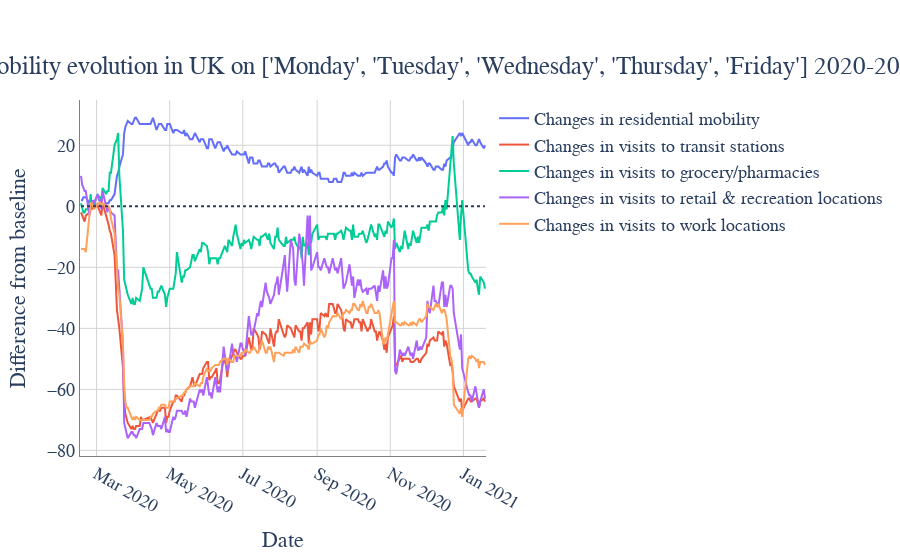

The notebook cell saved with this chart:
### Code cell
get_plot_LAD('UK', select_reg='UK' )

### Figure 1 — Plotly figure (JSON) as saved in the notebook; plotly's stock layout.template omitted (floating-point values rounded to 4 significant figures; data arrays with more than 128 entries replaced by an {"elided": "..."} marker saying what was removed)
{"data": [{"mode": "lines", "name": "Changes in residential mobility", "type": "scatter", "x": {"elided": "230 str values"}, "y": {"elided": "230 int values"}}, {"mode": "lines", "name": "Changes in visits to transit stations", "type": "scatter", "x": {"elided": "230 str values"}, "y": {"elided": "230 int values"}}, {"mode": "lines", "name": "Changes in visits to grocery/pharmacies", "type": "scatter", "x": {"elided": "230 str values"}, "y": {"elided": "230 int values"}}, {"mode": "lines", "name": "Changes in visits to retail & recreation locations", "type": "scatter", "x": {"elided": "230 str values"}, "y": {"elided": "230 int values"}}, {"mode": "lines", "name": "Changes in visits to work locations", "type": "scatter", "x": {"elided": "230 str values"}, "y": {"elided": "230 int values"}}], "layout": {"autosize": true, "font": {"family": "Helvetica", "size": 18}, "plot_bgcolor": "rgb(255,255,255)", "shapes": [{"line": {"dash": "dot"}, "type": "line", "x0": "2020-02-17T00:00:00", "x1": "2021-01-19T00:00:00", "xref": "x", "y0": 0, "y1": 0, "yref": "y"}], "title": {"text": "Mobility evolution in UK on ['Monday', 'Tuesday', 'Wednesday', 'Thursday', 'Friday'] 2020-2021 ", "x": 0.5, "xanchor": "center", "y": 0.9, "yanchor": "top"}, "xaxis": {"autorange": true, "gridcolor": "lightgrey", "linecolor": "grey", "linewidth": 1, "range": ["2020-02-16 15:15:56.3715", "2021-01-19 08:44:03.6285"], "showline": true, "title": {"text": "Date"}, "type": "date"}, "yaxis": {"autorange": true, "gridcolor": "lightgrey", "linecolor": "grey", "linewidth": 1, "range": [-81.83, 34.83], "showline": true, "title": {"text": "Difference from baseline"}, "type": "linear"}}}
